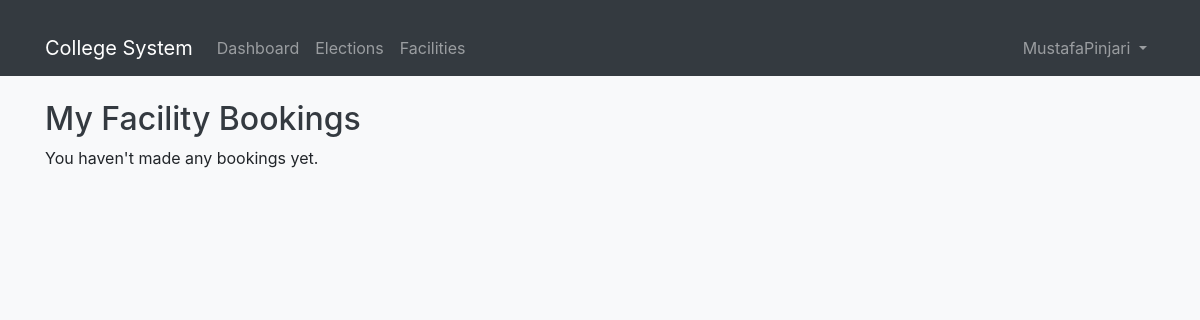
Before: /facilities/my-bookings/ (signed in) with the older database file.
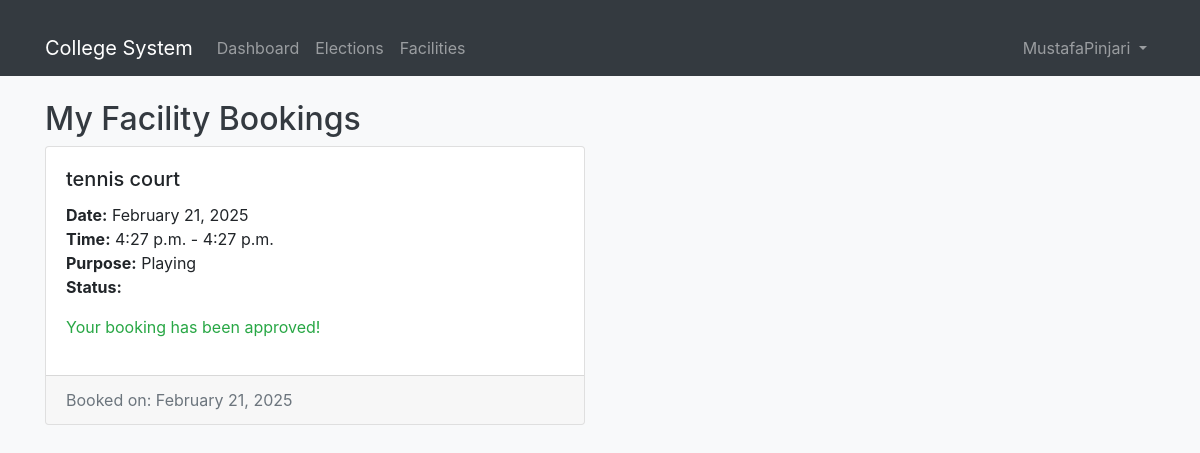
After: the same page with the newer database file.
### facilities/models.py (models this page shows, shortened)
class Booking(models.Model):
    STATUS_CHOICES = [
        ('pending', 'Pending'),
        ('approved', 'Approved'),
        ('rejected', 'Rejected'),
    ]
    facility = models.ForeignKey(Facility, on_delete=models.CASCADE)
    user = models.ForeignKey(User, on_delete=models.CASCADE)
    start_time = models.DateTimeField()
    end_time = models.DateTimeField()
    purpose = models.TextField()
    status = models.CharField(max_length=20, choices=STATUS_CHOICES, default='pending')
    created_at = models.DateTimeField(auto_now_add=True)
    admin_comments = models.TextField(blank=True, null=True)

class Facility(models.Model):
    name = models.CharField(max_length=100, unique=True)
    description = models.TextField()
    capacity = models.IntegerField()
    image = models.ImageField(upload_to='facilities/', null=True, blank=True)
    is_available = models.BooleanField(default=True)

### facilities/views.py (the view)
# urls.py: path('my-bookings/', views.my_bookings, name='my_bookings'),
@login_required
def my_bookings(request):
    bookings = Booking.objects.filter(user=request.user).order_by('-created_at')
    return render(request, 'facilities/my_bookings.html', {'bookings': bookings})

### facilities/templates/facilities/my_bookings.html (shortened to what this page needs)
{% extends 'base.html' %}
{% block content %}
<div class="row">
    <div class="col-12">
        <h2>My Facility Bookings</h2>
    </div>
    {% for booking in bookings %}
    <div class="col-md-6 mb-3">
        <div class="card">
            <div class="card-body">
                <h5 class="card-title">{{ booking.facility.name }}</h5>
                <p class="card-text">
                    <strong>Date:</strong> {{ booking.start_time|date:"F d, Y" }}<br>
                    <strong>Time:</strong> {{ booking.start_time|time }} - {{ booking.end_time|time }}<br>
                    <strong>Purpose:</strong> {{ booking.purpose }}<br>
                    <strong>Status:</strong>
                    <span class="badge bg-{{ booking.status }}">{{ booking.get_status_display }}</span>
                </p>
                {% if booking.status == 'approved' %}
                    <p class="text-success">Your booking has been approved!</p>
                {% endif %}
            </div>
            <div class="card-footer text-muted">
                Booked on: {{ booking.created_at|date:"F d, Y" }}
            </div>
        </div>
    </div>
    {% empty %}
    <div class="col-12">
        <p>You haven't made any bookings yet.</p>
    </div>
    {% endfor %}
</div>
{% endblock %}

Changed rows visible on the page:
added Booking: facility.name "tennis court", start_time "February 21, 2025", start_time "4:27 p.m.", end_time "4:27 p.m.", purpose "Playing", status "Your booking has been approved!", created_at "February 21, 2025"
Other visible differences:
text no longer shown: "You haven't made any bookings yet."
